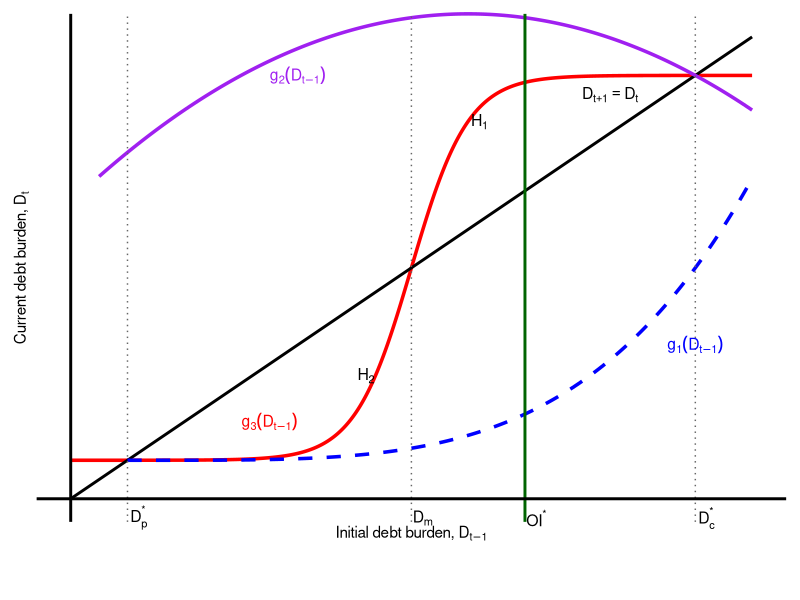

Here is the R script that generated this plot:
library(ggplot2)

# Données
x <- seq(0, 12, length.out = 500)

df <- data.frame(
  x = x,
  y_line = x,
  y_sig = 1 + 10/(1 + exp(-2*(x - 6)))
)

# Points repères
D_p  <- 1
OI   <- 8
D_m  <- 6
D_c  <- 11

# Courbe convexe bleue
df_conv <- data.frame(
  x = seq(D_p, 12, length.out = 300)
)

df_conv$y_conv <- 1+0.0005*(df_conv$x-D_p)^4


# Courbe concave qui coupe la première bissectrice en D_c
df_conc <- data.frame(
  x = seq(0.5, 12, length.out = 300)
)

#df_conc$y_conc <- 11-0.2*(df_conc$x-7)^2
  

yDc <- 1 + 10/(1 + exp(-2*(D_c - 6)))  
df_conc$y_conc <- yDc -
  0.10 * (df_conc$x - 7)^2 +
  0.10 * (D_c - 7)^2




# Graphique
ggplot(df, aes(x = x)) +
  # Courbes
  geom_line(aes(y = y_sig), color = "red", linewidth = 1.2) +
  geom_line(aes(y = y_line), color = "black", linewidth = 1) +
  geom_line(data = df_conv, aes(x = x, y = y_conv),
            color = "blue", linewidth = 1.2, linetype = "dashed") +
  geom_line(data = df_conc, aes(x = x, y = y_conc),
            color = "purple", linewidth = 1.2) +
  
    
  # Lignes verticales
  geom_vline(xintercept = OI, color = "darkgreen", linewidth = 1) +
  geom_vline(xintercept = c(D_p, D_m, D_c),
             linetype = "dotted", color = "grey40") +
  
  # Axes dessinés
  geom_hline(yintercept = 0, color = "black", linewidth = 1) +
  geom_vline(xintercept = 0, color = "black", linewidth = 1) +
  
  # Limites
  coord_cartesian(xlim = c(0, 12), ylim = c(0, 12), clip = "off") +
  
  # Suppression complète des graduations
  scale_x_continuous(breaks = NULL) +
  scale_y_continuous(breaks = NULL) +
  
  # Thème
  theme_minimal() +
  theme(
    panel.grid = element_blank(),
    axis.line = element_blank(),
    axis.ticks = element_blank(),
    plot.margin = margin(t = 10, r = 10, b = 40, l = 10)
  ) +
  
  # Labels axes
  labs(
    x = expression("Initial debt burden, " * D[t-1]),
    y = expression("Current debt burden, " * D[t])
  ) +
  
  # Annotations
  annotate("text", x = 3.5, y = 2,
           label = expression(g[3](D[t-1])),
           color = "red", size = 4) +
  annotate("text", x = 11, y = 4,
           label = expression(g[1](D[t-1])),
           color = "blue", size = 4) +
  annotate("text", x = 4, y = 11,
           label = expression(g[2](D[t-1])),
           color = "purple", size = 4) +
  annotate("text", x = 9.5, y = 10.5,
           label = expression(D[t+1] == D[t]),
           size = 4) +
  annotate("text", x = 7.2, y = 9.8,
           label = expression(H[1]), size = 4) +
  annotate("text", x = 5.2, y = 3.2,
           label = expression(H[2]), size = 4) +
  
  # Labels personnalisés sur l’axe x
  annotate("text", x = D_p+0.2, y = -0.5,
           label = expression(D[p]^"*"), size = 4) +
  annotate("text", x = OI+0.2, y = -0.5,
           label = expression(OI^"*"), size = 4) +
  annotate("text", x = D_m+0.2, y = -0.5,
           label = expression(D[m]), size = 4) +
  annotate("text", x = D_c+0.2, y = -0.5,
           label = expression(D[c]^"*"), size = 4)
